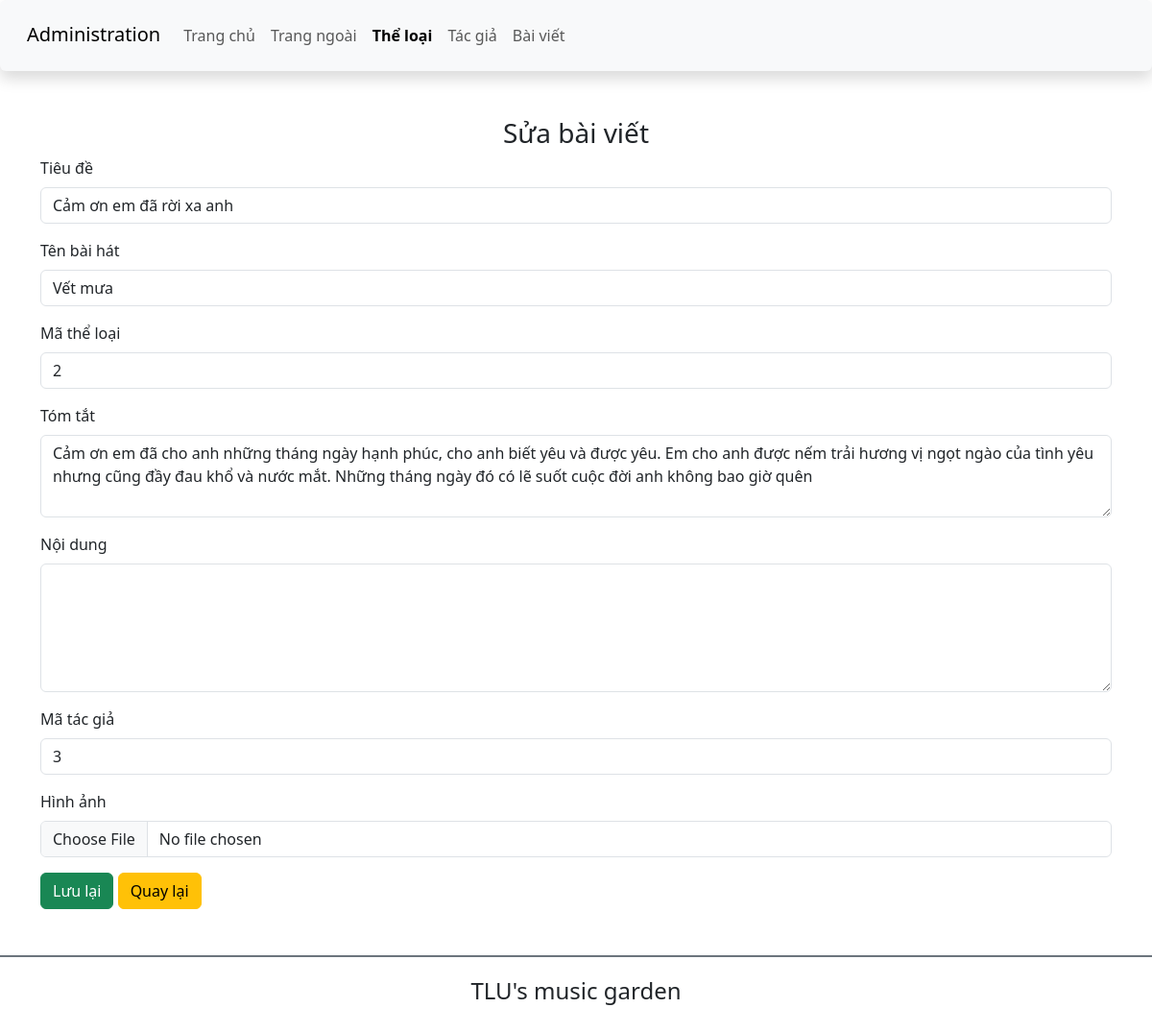
Page /admin/edit_article.php?id=2 on the committed database.
### tables this page shows
CREATE TABLE baiviet (
    ma_bviet INT PRIMARY KEY,
    tieude VARCHAR(200) NOT NULL,
    ten_bhat VARCHAR(100) NOT NULL,
    ma_tloai INT NOT NULL,
    tomtat TEXT NOT NULL,
    noidung TEXT,
    ma_tgia INT NOT NULL,
    ngayviet DATETIME DEFAULT CURRENT_TIMESTAMP,
    hinhanh VARCHAR(200),
    CONSTRAINT fk_theloai FOREIGN KEY (ma_tloai) REFERENCES theloai(ma_tloai),
    CONSTRAINT fk_tacgia FOREIGN KEY (ma_tgia) REFERENCES tacgia(ma_tgia)
);

### admin/edit_article.php (the view, shortened to what this page needs)
<?php
$conn = new mysqli('localhost', 'root', '', 'BTTH01_CSE485');
if (isset($_GET['id'])) {
    $id = (int)$_GET['id'];
    $result = $conn->query("SELECT * FROM baiviet WHERE ma_bviet = $id");
    $article = $result->fetch_assoc();
}
?>
<!DOCTYPE html>
<html lang="en">
<head>
    <link href="https://cdn.jsdelivr.net/npm/bootstrap@5.3.0-alpha1/dist/css/bootstrap.min.css" rel="stylesheet">
</head>
<body>
<header>
        <nav class="navbar navbar-expand-lg bg-body-tertiary shadow p-3 bg-white rounded">
            <div class="container-fluid">
                <div class="h3">
                    <a class="navbar-brand" href="#">Administration</a>
                </div>
                <div class="collapse navbar-collapse" id="navbarSupportedContent">
                <ul class="navbar-nav me-auto mb-2 mb-lg-0">
                    <li class="nav-item">
                        <a class="nav-link" aria-current="page" href="./">Trang chủ</a>
                    </li>
                    <li class="nav-item">
                        <a class="nav-link" href="../index.php">Trang ngoài</a>
                    </li>
                    <li class="nav-item">
                        <a class="nav-link active fw-bold" href="category.php">Thể loại</a>
                    </li>
                    <li class="nav-item">
                        <a class="nav-link" href="author.php">Tác giả</a>
                    </li>
                    <li class="nav-item">
                        <a class="nav-link" href="article.php">Bài viết</a>
                    </li>
                </ul>
                </div>
            </div>
        </nav>
    </header>
    <main class="container mt-5 mb-5">
        <h3 class="text-center">Sửa bài viết</h3>
        <form action="" method="post">
            <div class="mb-3">
                <label for="tieude" class="form-label">Tiêu đề</label>
                <input type="text" class="form-control" name="tieude" value="<?php echo $article['tieude']; ?>" required>
            </div>
            <div class="mb-3">
                <label for="ten_bhat" class="form-label">Tên bài hát</label>
                <input type="text" class="form-control" name="ten_bhat" value="<?php echo $article['ten_bhat']; ?>" required>
            </div>
            <div class="mb-3">
                <label for="ma_tloai" class="form-label">Mã thể loại</label>
                <input type="number" class="form-control" name="ma_tloai" value="<?php echo $article['ma_tloai']; ?>" required>
            </div>
            <div class="mb-3">
                <label for="tomtat" class="form-label">Tóm tắt</label>
                <textarea class="form-control" name="tomtat" rows="3" required><?php echo $article['tomtat']; ?></textarea>
            </div>
            <div class="mb-3">
                <label for="noidung" class="form-label">Nội dung</label>
                <textarea class="form-control" name="noidung" rows="5"><?php echo $article['noidung']; ?></textarea>
            </div>
            <div class="mb-3">
                <label for="ma_tgia" class="form-label">Mã tác giả</label>
                <input type="number" class="form-control" name="ma_tgia" value="<?php echo $article['ma_tgia']; ?>" required>
            </div>
            <div class="mb-3">
                <label for="hinhanh" class="form-label">Hình ảnh</label>
                <input type="file" class="form-control" name="hinhanh" value="<?php echo $article['hinhanh']; ?>">
            </div>
            <button type="submit" class="btn btn-success">Lưu lại</button>
            <a href="article.php" class="btn btn-warning">Quay lại</a>
        </form>
    </main>
    <footer class="bg-white d-flex justify-content-center align-items-center border-top border-secondary border-2" style="height:80px">
        <h4 class="text-center">TLU's music garden</h4>
    </footer>
</body>
</html>

### rows in the picture
baiviet: tieude "Cảm ơn em đã rời xa anh", ten_bhat "Vết mưa", ma_tloai "2", tomtat "Cảm ơn em đã cho anh những tháng ngày hạnh phúc, cho anh biết yêu và được yêu. Em cho anh được nếm trải hương vị ngọt ngào của tình yêu nhưng cũng đầy đau khổ và nước mắt. Những tháng ngày đó có lẽ suốt cuộc đời anh không bao giờ quên", ma_tgia "3"
